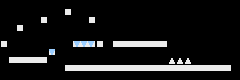

Rendered tile map (Tiled .tmx) drawn with the repository's tilesets; below, a short description and the full map source, tile grids included:
An orthogonal 30x10 tile map with 8x8 px tiles, 1 tile layer (tile) and 18 objects.

<map version="1.0" tiledversion="1.0.1" orientation="orthogonal" renderorder="right-down" width="30" height="10" tilewidth="8" tileheight="8" nextobjectid="54">
 <tileset firstgid="1" name="set" tilewidth="8" tileheight="8" tilecount="16" columns="4">
  <image source="tileset.png" width="32" height="32" />
 </tileset>
 <layer name="tile" width="30" height="10">
  <data encoding="csv">
0,0,0,0,0,0,0,0,0,0,0,0,0,0,0,0,0,0,0,0,0,0,0,0,0,0,0,0,0,0,
0,0,0,0,0,0,0,0,4,0,0,0,0,0,0,0,0,0,0,0,0,0,0,0,0,0,0,0,0,0,
0,0,0,0,0,4,0,0,0,0,0,4,0,0,0,0,0,0,0,0,0,0,0,0,0,0,0,0,0,0,
0,0,4,0,0,0,0,0,0,0,0,0,0,0,0,0,0,0,0,0,0,0,0,0,0,0,0,0,0,0,
0,0,0,0,0,0,0,0,0,0,0,0,0,0,0,0,0,0,0,0,0,0,0,0,0,0,0,0,0,0,
4,0,0,0,0,0,0,0,0,10,11,12,4,0,1,2,2,2,2,2,3,0,0,0,0,0,0,0,0,0,
0,0,0,0,0,0,9,0,0,0,0,0,0,0,0,0,0,0,0,0,0,0,0,0,0,0,0,0,0,0,
0,1,2,2,2,3,0,0,0,0,0,0,0,0,0,0,0,0,0,0,0,6,6,6,0,0,0,0,0,0,
0,0,0,0,0,0,0,0,1,2,2,2,2,2,2,2,2,2,2,2,2,2,2,2,2,2,2,2,3,0,
0,0,0,0,0,0,0,0,0,0,0,0,0,0,0,0,0,0,0,0,0,0,0,0,0,0,0,0,0,0
</data>
 </layer>
 <objectgroup name="collision">
  <object id="1" x="0" y="40" width="8" height="8" />
  <object id="2" x="16" y="24" width="8" height="8" />
  <object id="3" x="40" y="16" width="8" height="8" />
  <object id="4" x="64" y="8" width="8" height="8" />
  <object id="5" x="8" y="56" width="40" height="8" />
  <object id="6" x="64" y="64" width="167.636" height="8" />
  <object id="16" x="88" y="16" width="8" height="8" />
  <object id="21" x="112" y="40" width="56" height="8" />
  <object id="36" x="168.688" y="57.25" width="21.625" height="6.5625">
   <properties>
    <property name="type" value="lethal" />
   </properties>
  </object>
  <object id="51" x="48" y="48" width="8" height="8">
   <properties>
    <property name="type" value="grounded" />
   </properties>
  </object>
  <object id="52" x="72" y="40" width="24" height="8">
   <properties>
    <property name="type" value="grounded" />
   </properties>
  </object>
  <object id="53" x="96" y="40" width="8" height="8" />
 </objectgroup>
 <objectgroup name="enemy">
  <object id="35" x="136.364" y="31.2727" width="7.81818" height="6.54545">
   <properties>
    <property name="type" value="percent" />
   </properties>
  </object>
 </objectgroup>
 <objectgroup name="map">
  <object id="40" x="178.545" y="31.8182" width="7.45455" height="5.45455">
   <properties>
    <property name="type" value="tplatform" />
   </properties>
  </object>
  <object id="47" x="196.091" y="24" width="7.45455" height="5.45455">
   <properties>
    <property name="type" value="tplatform" />
   </properties>
  </object>
  <object id="48" x="212.636" y="35.2727" width="7.45455" height="5.45455">
   <properties>
    <property name="type" value="tplatform" />
   </properties>
  </object>
  <object id="49" x="230.091" y="25.8182" width="7.45455" height="5.45455">
   <properties>
    <property name="type" value="tplatform" />
   </properties>
  </object>
 </objectgroup>
 <objectgroup name="player">
  <object id="10" x="22.7955" y="46.3182" width="8" height="7.09091" />
 </objectgroup>
</map>